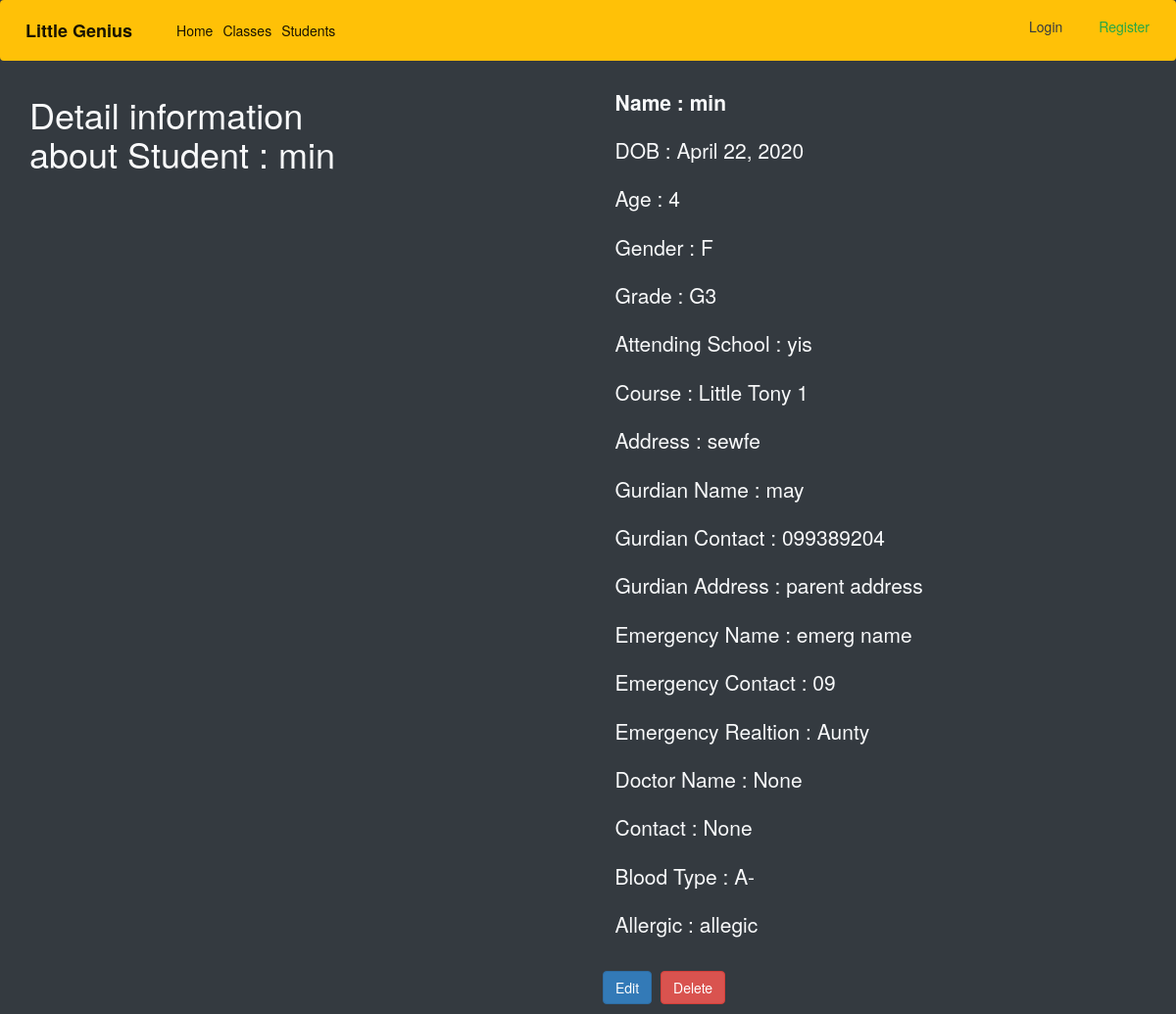
Before: /stds/1 with the older database file.
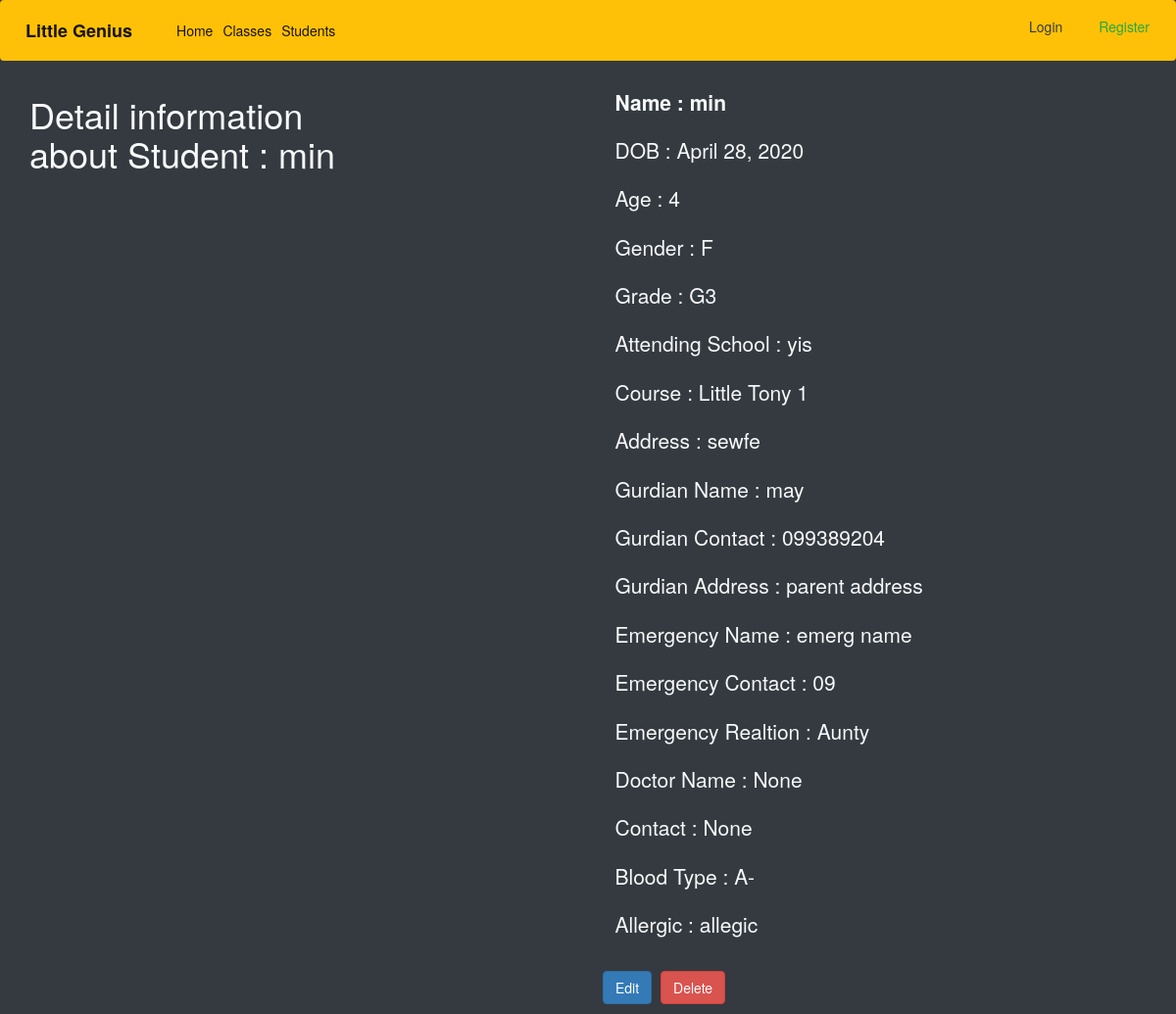
After: the same page with the newer database file.
### genius/models.py (models this page shows, shortened)
class Students(models.Model):
    created_by = models.ForeignKey(
        User, on_delete=models.SET_NULL, default=1, null=True)
    name = models.CharField(max_length=200, null=True)
    image = models.ImageField(upload_to='images/', null=True, blank=True)
    dob = models.DateField(null=True, verbose_name='Date of Birth')
    age = models.IntegerField()
    grade_choice = (
        ('G1', 'Grade-1'),
        ('G2', 'Grade-2'),
        ('G3', 'Grade-3'),
        ('G4', 'Grade-4'),
        ('G5', 'Grade-5'),
        ('G6', 'Grade-6'),
        ('G7', 'Grade-7'),
        ('G8', 'Grade-8'),
        ('G9', 'Grade-9'),
        ('G10', 'Grade-10'),
        ('G11', 'Grade-11'),
        ('G12', 'Grade-12'),
    )
    gender_choice=(
        ('M', 'Male'),
        ('F', 'Female'),
        ('N', 'None'),
    )
    blood_choice=(
        ('O', 'O'),
        ('A-', 'A-'),
        ('B+', 'B+'),
        ('B-', 'B-'),
        ('A+', 'A+'),
        ('AB', 'AB'),
    )
    relation_choice=(
        ('Uncle', 'Uncle'),
        ('Aunty', 'Aunty'),
        ('Father', 'Father'),
        ('Mother', 'Mother'),
        ('Grandpa', 'Grandpa'),
        ('Grandma', 'Grandma'),
        ('Sister', 'Sister'),
        ('Brother', 'Brother'),
    )
    gender=models.CharField(choices=gender_choice, max_length=10, null=True)
    grade = models.CharField(choices=grade_choice, max_length=10, null=True)
    attending_school = models.CharField(max_length=100, null=True)
    course = models.ForeignKey(
        Create_Class, on_delete=models.SET_NULL, default=1, null=True)
    address = models.TextField(null=True)
    parent_name = models.CharField(max_length=200, null=True)
    parent_contact = models.CharField(max_length=20, null=True)
    parent_address = models.TextField(null=True)
    emerg_name = models.CharField(max_length=200, null=True, verbose_name='Emergency Name')
    emerg_contact = models.CharField(max_length=20, null=True, verbose_name='Emergency Contact')
    emerg_relation = models.CharField(choices=relation_choice ,max_length=20, null=True, verbose_name='Emergency Relationship')
    doc_name = models.CharField(max_length=200, null=False, default='None', verbose_name='Doctor Name')
    doc_contact = models.CharField(max_length=20, null=False, default='None', verbose_name='Doctor Contact')
    blood_type = models.CharField(choices=blood_choice,max_length=10, null=True)
    allergic = models.TextField(null=True)
    objects = StudentPostManager()
    def get_absolute_url(self):
        return f"/stds/{self.pk}"
    def get_edit_student(self):
        return f"{self.get_absolute_url()}/edit"
    def get_delete_student(self):
        return f"{self.get_absolute_url()}/delete"

class Create_Class(models.Model):
    created_by = models.ForeignKey(
        User, on_delete=models.SET_NULL, null=True, default=1)
    class_name = models.CharField(max_length=150, null=True)
    from_choice = (
        ('Mon', 'Monday'),
        ('Tue', 'Tuesday'),
        ('Wed', 'Wednesday'),
        ('Thu', 'Thursday'),
        ('Fri', 'Friday'),
        ('Sat', 'Saturday'),
        ('Sun', 'Sunday'),
    )
    from_days = models.CharField(max_length=10, choices=from_choice)
    to_days = models.CharField(max_length=10, choices=from_choice)
    from_time = models.TimeField()
    to_time = models.TimeField()
    created_on = models.DateTimeField(auto_now=True)

### genius/views.py (the view)
# urls.py: path('stds/<int:id>',Student_Detail , name='std-detail'),
def Student_Detail(request, id):
    objs = get_object_or_404(Students, id=id)
    templatename = 'genius/students_detail.html'
    context = {'obj': objs, 'form': None}
    return render(request, templatename, context)

### genius/templates/genius/students_detail.html (shortened to what this page needs)
{% extends 'base.html' %}
{% block content %}
<div class="row ">
    <div class="col">
        <h1 class="ml-4">Detail information <br> about Student : {{obj.name}}</h1>
    </div>
    <div class="col-6">
        <div class="">
            <div class="card-dark text-light ">
                    <div class="card-body">
                        <p class="lead font-weight-bold"> Name : {{obj.name}}</p>
                        <p class="lead">DOB : {{obj.dob}}</p>
                        <p class="lead">Age : {{obj.age}}</p>
                        <p class="lead">Gender : {{obj.gender}}</p>
                        <p class="lead">Grade : {{obj.grade}}</p>
                        <p class="lead">Attending School : {{obj.attending_school}}</p>
                        <p class="lead">Course : {{obj.course.class_name}}</p>
                        <p class="lead">Address : {{obj.address}}</p>
                        <p class="lead">Gurdian Name : {{obj.parent_name}}</p>
                        <p class="lead">Gurdian Contact : {{obj.parent_contact}}</p>
                        <p class="lead">Gurdian Address : {{obj.parent_address}}</p>
                        <p class="lead">Emergency Name : {{obj.emerg_name}}</p>
                        <p class="lead">Emergency Contact : {{obj.emerg_contact}}</p>
                        <p class="lead">Emergency Realtion : {{obj.emerg_relation}}</p>
                        <p class="lead">Doctor Name : {{obj.doc_name}}</p>
                        <p class="lead">Contact : {{obj.doc_contact}}</p>
                        <p class="lead">Blood Type : {{obj.blood_type}}</p>
                        <p class="lead">Allergic : {{obj.allergic}}</p>
                    </div>
                    <div class="card-foot mb-3">
                        <a class="btn btn-primary" href="{{ obj.get_edit_student }}">Edit</a>
                        <a class="btn btn-danger ml-2" href="{{ obj.get_delete_student }}">Delete</a>
                    </div>
                </div>
            </div>
        </div>
    </div>
</div>
{% endblock content %}

Changed rows visible on the page:
changed Students "min": dob "April 22, 2020" → "April 28, 2020"
